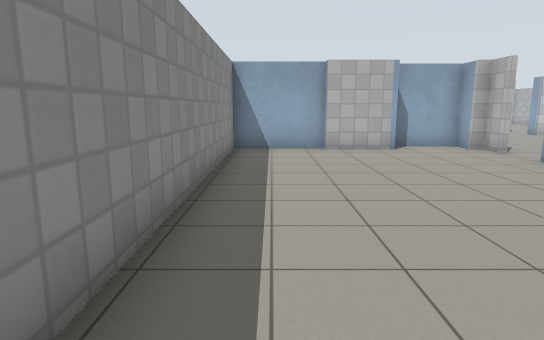
view 1 (above)

16 first-person views from a walk through a Gazebo world. The camera is 1.2 m above the floor, tilts 10° down and sees 75° across. The floor is counted in squares, 1 m on a side. Each view is taken from the middle of a square. On the plan, view 1 faces up. The plan holds only what a view shows up to about 14 squares ahead; the rest is blank. The place goes on beyond the plan. Gazebo's built-in surfaces are drawn with simple patterns.

view 2
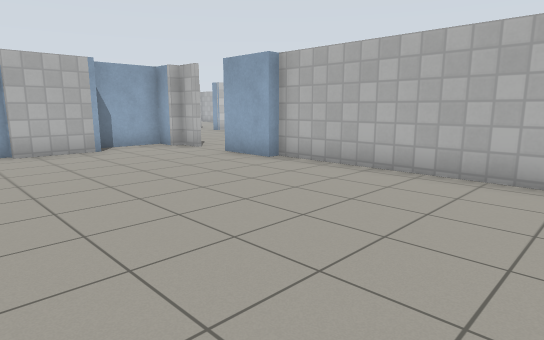

view 3
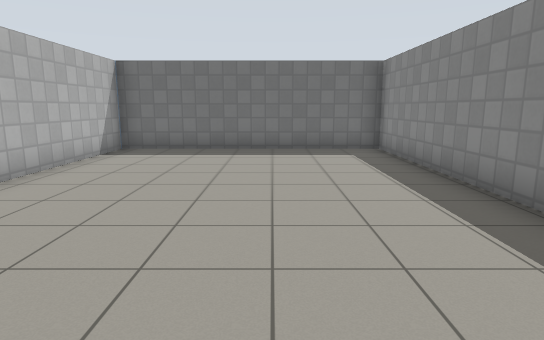

view 4
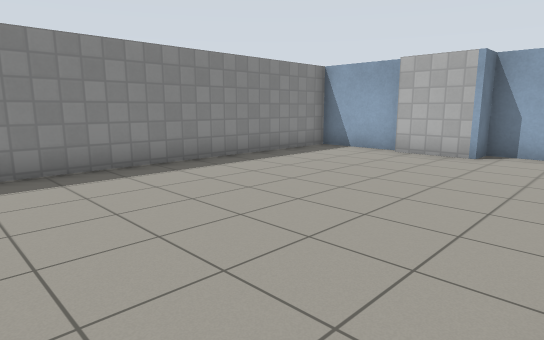

view 5
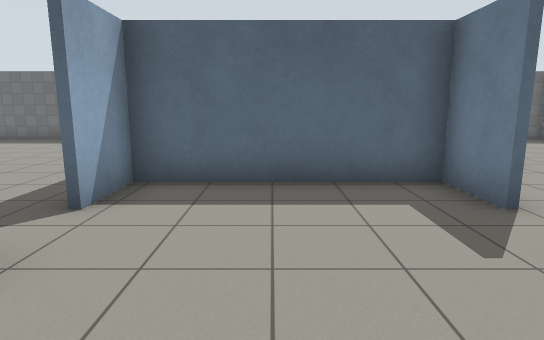

view 6
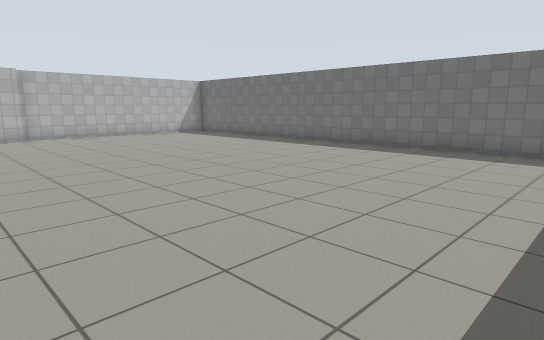

view 7
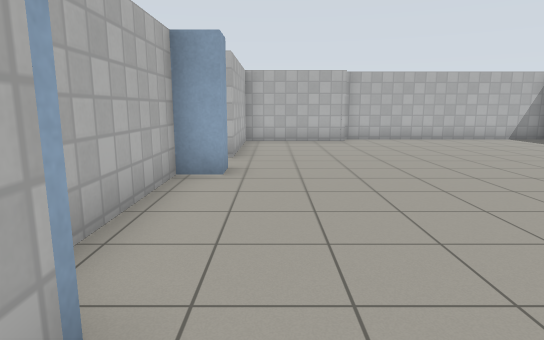

view 8
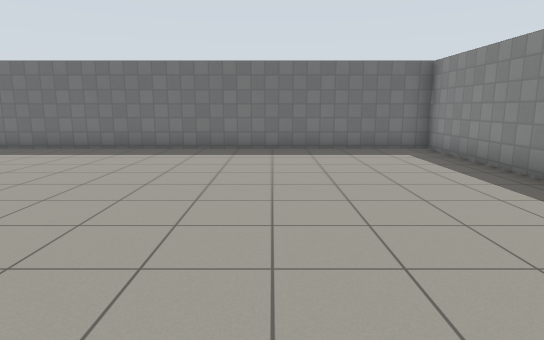

view 9
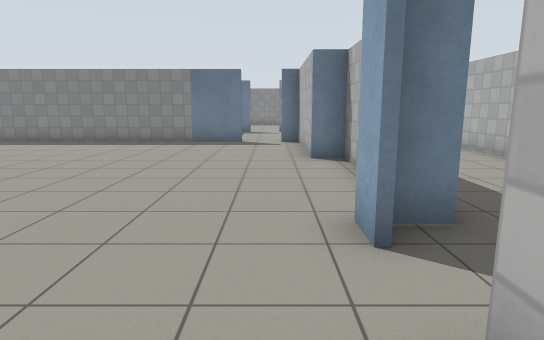

view 10
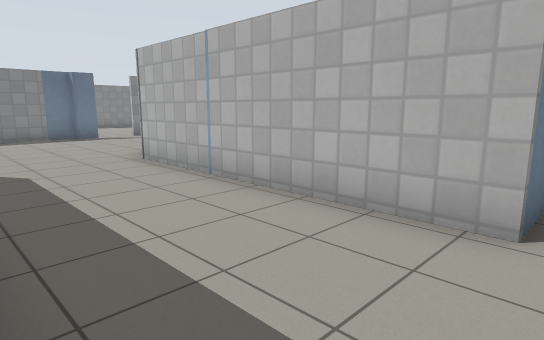

view 11
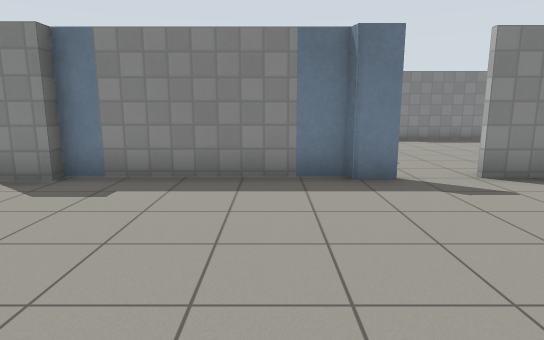

view 12
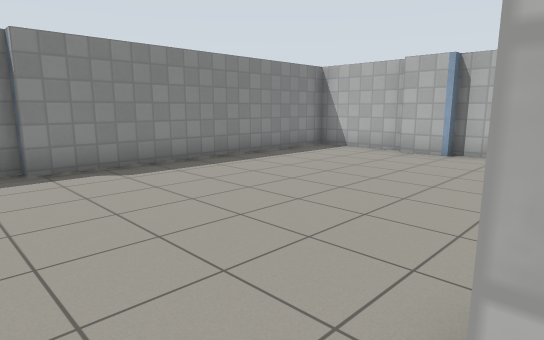

view 13
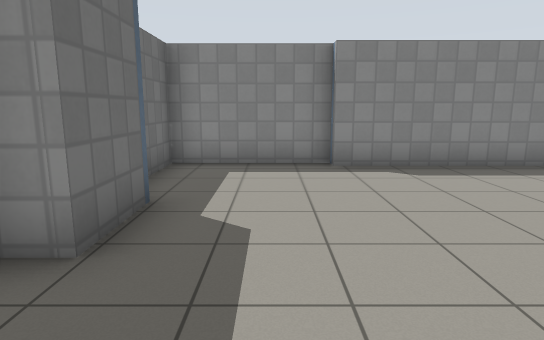

view 14
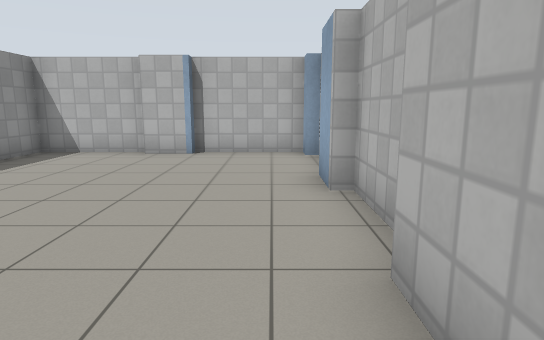

view 15
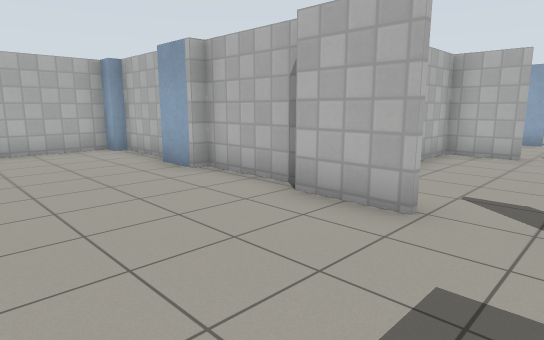

view 16
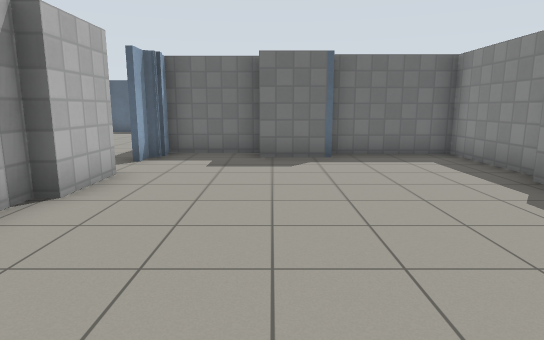

### Floor plan
Points are (right, up) in squares from view 1. A wall is a line through its corners. A room is listed if a view was taken in it or the views show most of it. See-through windows are left out.
Room 1 (views 1, 2, 3, 4)
walls: (6.2, 6.2) (6.2, 8); (6.2, 9.2) (6.2, 10.2); (5.9, 10.1) (5.9, 11.1) (3.6, 11.1) (3.6, 10.2) (1.6, 10.2) (1.6, 10.6) (-1.1, 10.6) (-1.1, -1.4) (6.4, -1.4) (6.4, 6.2)
ways out: opening at (6, 8.5) to room 2
Room 2 (views 5, 10, 11, 12, 13)
walls: (11.7, 17.6) (11.7, 19.3) (10, 19.3); (6.2, 10.4) (6.2, 9.5); (6.2, 16.1) (6.2, 15.4) (5.9, 15.3) (5.9, 10.3); (20.5, 11) (20.5, 10.2); (20.5, 16) (20.5, 14.7) (12.9, 14.7); (6.2, 8) (6.2, 6.2); (5.9, 18.8) (5.9, 17.5); (6.2, 6.3) (11.3, 6.3) (11.3, 8)
ways out: opening at (6, 8.5) to room 1; opening at (11, 8.5) to room 3; opening at (22, 9) to room 3; opening at (6, 17) to room 4; opening at (12, 17)
Room 3 (views 6, 7, 8, 9)
walls: (21.1, 9.9) (20.3, 9.9) (20.3, 10.7) (15.6, 10.7) (15.6, 9.9) (11.4, 9.9) (11.4, 9.3); (26.9, 6.2) (26.9, 9.9) (22.5, 9.9); (11.4, 8) (11.4, -1.4) (24, -1.4); (27.5, -1.4) (27.5, 6.2)
ways out: opening at (11, 8.5) to room 2; opening at (22, 9) to room 2
Room 4 (views 14, 15, 16)
walls: (5.9, 22.1) (5.9, 23.4); (6.2, 19.4) (6.2, 22.1); (6.2, 23.9) (6.2, 26); (5.9, 17.5) (5.9, 19.4); (3, 26.3) (1.6, 26.3); (1.6, 26.6) (-1.1, 26.6) (-1.1, 18.3) (-1.7, 18.3) (-1.7, 14.8) (1.5, 14.8); (1.5, 15.4) (3.3, 15.4); (5.9, 26) (5.9, 26.6) (2.9, 26.6); (3.3, 14.6) (5.7, 14.6); (5.9, 15) (5.9, 16.1)
ways out: opening at (6, 17) to room 2

Positions as (right, up) in squares from view 1, and headings:
1: (0, 0), facing up
2: (0, 0), facing up-right
3: (2, 9), facing down
4: (6, 1), facing up-left
5: (9, 12), facing down
6: (12, 9), facing down-right
7: (14, 9), facing right
8: (16, 9), facing down
9: (24, 9), facing left
10: (21, 11), facing up-left
11: (12, 14), facing left
12: (6, 17), facing up-left
13: (6, 17), facing left
14: (5, 17), facing up
15: (2, 16), facing up-right
16: (3, 24), facing down
